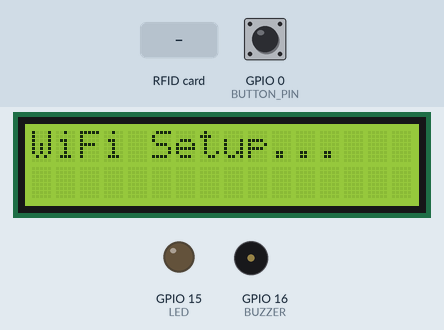
Simulated run of this sketch. Board: ESP8266 (NodeMCU). Parts: 16×2 character LCD, output pins drawn as LEDs (lit = HIGH), buzzer (waves = sounding). The test bench sets the inputs (shaded band); at power-on: GPIO 0 (BUTTON_PIN) HIGH. WiFi joins after 1.5 s; servers stay silent unless stated; uploads are accepted with an empty reply; pins used as bus, display or sensor lines are not drawn; what the sketch prints to the serial monitor is not drawn. At 11.7 s the program restarts the board; the recording ends there.

Above: at 1.6 s.
At 6.3 s:
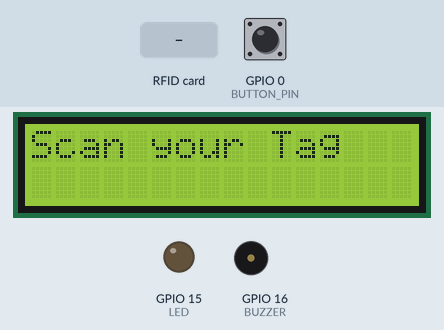
6.4 s: RFID card 5E 7A 19 C4 held to the reader
At 6.62 s:
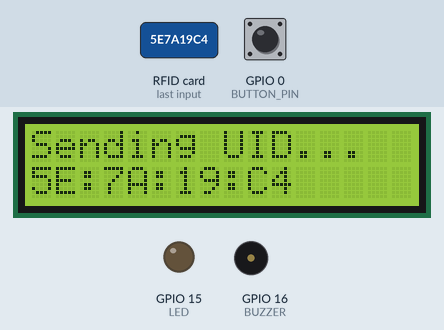
At 7.7 s:
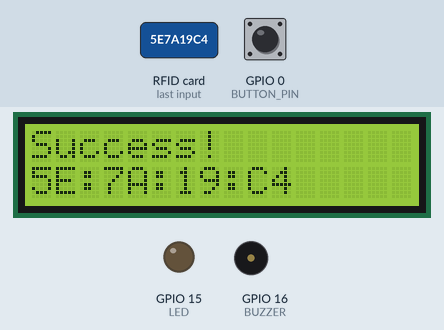
8.7 s: GPIO 0 (BUTTON_PIN) pulled LOW for 3.2 s
Timing chart, 0 to 11.7 s (numbered marks = the images above; inputs shaded):
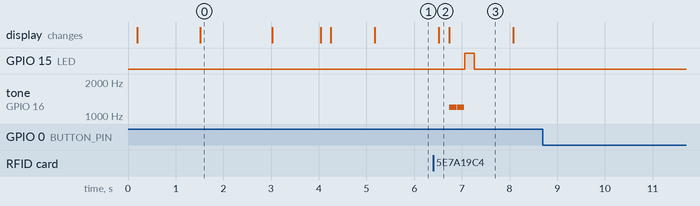

Measured:
- after the input at 6.4 s, GPIO 15 (LED): LOW → HIGH after 0.66 s, → LOW 0.20 s later; tone on GPIO 16 (BUZZER): alternates 1200 Hz for 0.15 s and silent for 0.01 s, 4 changes in all, then stays silent, starting after 0.34 s; the display: changes after 0.12 s (image 2)
- after the input at 8.7 s, every drawn part: stays the same
- what the display in image 0 shows lasts 1.5 s, from 1.5 s to 3.0 s
- what the display in image 3 shows lasts 1.4 s, from 6.7 s to 8.1 s

The sketch:

audrino.ino
```cpp
/*
  EduTrack Pro - NodeMCU Attendance System (MySQL PHP Backend)
  Author : Sakshyam Bastakoti & Zenith Kandel
  GitHub : https://github.com/zenithkandel/IoT-RFID-Attendance-System-1
  Date   : 2025-12-02

  Description:
    - Reads RFID (MFRC522) card UIDs
    - Shows status on I2C LCD (0x27, 16x2)
    - Sends UID via HTTP POST to PHP API (rfid-checkin.php)
    - PHP backend generates Nepal timestamp and handles check-in/check-out logic
    - WiFiManager for easy WiFi configuration (no hardcoded credentials)
    - Audio-visual feedback (Buzzer, LED, LCD)
    - WiFi-reset button (long press = config portal)
    - Production-ready with error handling

  IMPORTANT SETUP INSTRUCTIONS:
    1. Install required libraries:
       - WiFiManager by tzapu
       - MFRC522 by GithubCommunity
       - LiquidCrystal_I2C by Frank de Brabander

    2. Update serverHost below with your XAMPP server's IP address:
       - Open Command Prompt and run: ipconfig
       - Look for "IPv4 Address" (e.g., 192.168.1.100)
       - Replace the IP around line 65 (look for serverHost variable)

    3. Verify apiEndpoint path matches your project folder location

    4. Upload to ESP8266 NodeMCU

    5. On first boot, connect to "EduTrackPro" WiFi hotspot
       and configure your network credentials
*/

// ---------- LIBRARIES ----------
#include <Arduino.h>
#include <ESP8266WiFi.h>
#include <WiFiManager.h>               // Easy WiFi configuration
#include <SPI.h>
#include <MFRC522.h>                   // RFID library
#include <Wire.h>
#include <LiquidCrystal_I2C.h>         // I2C LCD
#include <ESP8266HTTPClient.h>         // HTTP client for PHP API
#include <WiFiClient.h>                // WiFi client for HTTP requests

// ---------- HARDWARE / SETTINGS ----------
LiquidCrystal_I2C lcd(0x27, 16, 2);    // LCD address 0x27, 16 cols x 2 rows

// If your RFID module uses reset pin, set it; otherwise 255 = not connected
#define RST_PIN   255                 // Not using hardware reset for MFRC522
#define SS_PIN    2                   // D4 (GPIO2) -> SDA for MFRC522 (SS)
#define BUZZER    16                  // D0 (GPIO16)
#define LED       15                  // D8 (GPIO15)
#define BUTTON_PIN 0                  // D3 (GPIO0) - WiFi config / reset button
#define WIFI_LED  LED_BUILTIN         // On-board LED (active LOW on many boards)

// PHP API Configuration (Change this to your server's IP address)
const char* serverHost = "192.168.1.100";  // Replace with your XAMPP server IP
const int   serverPort = 80;               // HTTP port
const char* apiEndpoint = "/projects/iot/IoT-RFID-Attendance-System-/API/rfid-checkin.php";

WiFiClient wifiClient;
HTTPClient http;

// Timing & control
const unsigned long COOLDOWN_DELAY = 1500; // ms between allowed scans
unsigned long lastScanTime = 0;
unsigned long pressStart = 0;
bool readyDisplayed = false;

// RFID object
MFRC522 mfrc522(SS_PIN, RST_PIN);

// ---------- HELPER: small utilities ----------
String byteToHex(byte val) {
  char buf[3];
  sprintf(buf, "%02X", val); // always two hex digits (uppercase)
  return String(buf);
}

// Function to send UID to PHP API
bool sendToAPI(String uid) {
  String url = String("http://") + serverHost + apiEndpoint;

  // Build JSON payload with only UID (timestamp will be generated by PHP)
  String payload = "{\"uid\":\"" + uid + "\"}";

  http.begin(wifiClient, url);
  http.addHeader("Content-Type", "application/json");

  int httpCode = http.POST(payload);

  if (httpCode > 0) {
    String response = http.getString();
    Serial.println("HTTP Response code: " + String(httpCode));
    Serial.println("Response: " + response);
    http.end();

    // Check if response indicates success (HTTP 200)
    if (httpCode == 200) {
      return true;
    }
  } else {
    Serial.println("HTTP POST failed, error: " + http.errorToString(httpCode));
    http.end();
  }

  return false;
}

// ---------- SETUP ----------
void setup() {
  // Serial for debugging
  Serial.begin(115200);
  delay(50);

  // GPIOs
  pinMode(LED, OUTPUT);
  pinMode(BUZZER, OUTPUT);
  pinMode(BUTTON_PIN, INPUT_PULLUP);
  pinMode(WIFI_LED, OUTPUT);

  digitalWrite(BUZZER, LOW);
  digitalWrite(LED, LOW);
  digitalWrite(WIFI_LED, HIGH); // OFF initially (active-low style)

  // SPI + RFID init
  SPI.begin();
  mfrc522.PCD_Init(); // initialize reader once

  // I2C LCD init (SDA/SCL pins depend on board; Wire.begin uses defaults)
  Wire.begin();            // ESP8266 default SDA = D2(4), SCL = D1(5) on many boards
  lcd.init();
  lcd.backlight();
  lcd.clear();

  // Startup message
  lcd.setCursor(0,0); lcd.print("EduTrack Pro");
  lcd.setCursor(0,1); lcd.print("Initializing...");
  delay(1300);

  // WiFi config (autoConnect opens AP if no saved credentials)
  WiFiManager wm;
  lcd.clear(); lcd.setCursor(0,0); lcd.print("WiFi Setup...");
  if (!wm.autoConnect("EduTrackPro")) {
    // If fails, show message but keep trying (user can power-cycle)
    lcd.clear(); lcd.setCursor(0,0); lcd.print("WiFi Failed");
    lcd.setCursor(0,1); lcd.print("Open AP");
    delay(2000);
  } else {
    lcd.clear(); lcd.setCursor(0,0); lcd.print("WiFi Connected");
    delay(1000);
  }

  // Test connection to PHP API server
  lcd.clear(); lcd.setCursor(0,0); lcd.print("Checking Server");

  WiFiClient testClient;
  if (testClient.connect(serverHost, serverPort)) {
    lcd.setCursor(0,1); lcd.print("Server OK");
    testClient.stop();
    delay(900);
  } else {
    lcd.setCursor(0,1); lcd.print("Server Fail");
    delay(900);
  }

  // System ready
  digitalWrite(WIFI_LED, LOW); // ON (active low)
  lcd.clear(); lcd.setCursor(0,0); lcd.print("Scan your Tag");
  readyDisplayed = true;
}

// ---------- MAIN LOOP ----------
void loop() {
  // Check WiFi connection
  if (WiFi.status() != WL_CONNECTED) {
    lcd.clear();
    lcd.setCursor(0,0); lcd.print("WiFi Lost");
    lcd.setCursor(0,1); lcd.print("Reconnecting...");
    digitalWrite(WIFI_LED, HIGH); // OFF (active low)
    delay(1000);
    return;
  }

  // Check long-press for WiFi config portal
  if (digitalRead(BUTTON_PIN) == LOW) {
    if (pressStart == 0) pressStart = millis();
    if (millis() - pressStart > 3000) {
      lcd.clear(); lcd.setCursor(0,0); lcd.print("Config Portal");
      WiFiManager wm;
      wm.startConfigPortal("EduTrackPro-Config");
      // After config portal, restart to reinit modules
      ESP.restart();
    }
  } else {
    pressStart = 0;
  }

  // Ensure the "ready" message displayed once
  if (!readyDisplayed) {
    lcd.clear(); lcd.setCursor(0,0); lcd.print("Scan your Tag");
    readyDisplayed = true;
    digitalWrite(WIFI_LED, LOW); // ON
  }

  // Enforce cooldown
  if (millis() - lastScanTime < COOLDOWN_DELAY) {
    // Allow other tasks in future (non-blocking)
  }

  // Check for new card; return early if none
  if (!mfrc522.PICC_IsNewCardPresent()) return;
  if (!mfrc522.PICC_ReadCardSerial()) return;

  // Busy indicator
  digitalWrite(WIFI_LED, HIGH); // temporarily OFF (active-low)
  digitalWrite(BUZZER, HIGH); delay(80); digitalWrite(BUZZER, LOW);

  // Build compact UID string (no spaces): e.g. "B3:E2:13:2A"
  String uidString = "";
  for (byte i = 0; i < mfrc522.uid.size; i++) {
    uidString += byteToHex(mfrc522.uid.uidByte[i]); // uppercase hex, two chars
    if (i < mfrc522.uid.size - 1) uidString += ":"; // colon separator
  }
  uidString.toUpperCase();
  Serial.println("UID => " + uidString);

  // UI: Sending
  lcd.clear(); lcd.setCursor(0,0); lcd.print("Sending UID...");
  lcd.setCursor(0,1); lcd.print(uidString);

  // Send to PHP API
  bool ok = sendToAPI(uidString);

  // Feedback on result
  if (ok) {
    lcd.clear(); lcd.setCursor(0,0); lcd.print("Success!");
    lcd.setCursor(0,1); lcd.print(uidString);
    // Double beep for success
    tone(BUZZER, 1200, 150); delay(160);
    tone(BUZZER, 1200, 150); delay(160);
    digitalWrite(LED, HIGH); delay(200); digitalWrite(LED, LOW);
  } else {
    lcd.clear(); lcd.setCursor(0,0); lcd.print("Failed!");
    lcd.setCursor(0,1); lcd.print("Try Again");
    // Single long beep for failure
    tone(BUZZER, 600, 300); delay(320);
  }

  // short pause so user can read
  delay(800);

  // Reset display and ready flag
  lcd.clear(); lcd.setCursor(0,0); lcd.print("Scan your Tag");
  readyDisplayed = true;
  lastScanTime = millis();

  // Halt the tag and stop crypto
  mfrc522.PICC_HaltA();
  mfrc522.PCD_StopCrypto1();

  // Ensure WIFI_LED returns to ON (active low)
  digitalWrite(WIFI_LED, LOW);
}
//------------coded By Sakshyam Bastakoti
```
